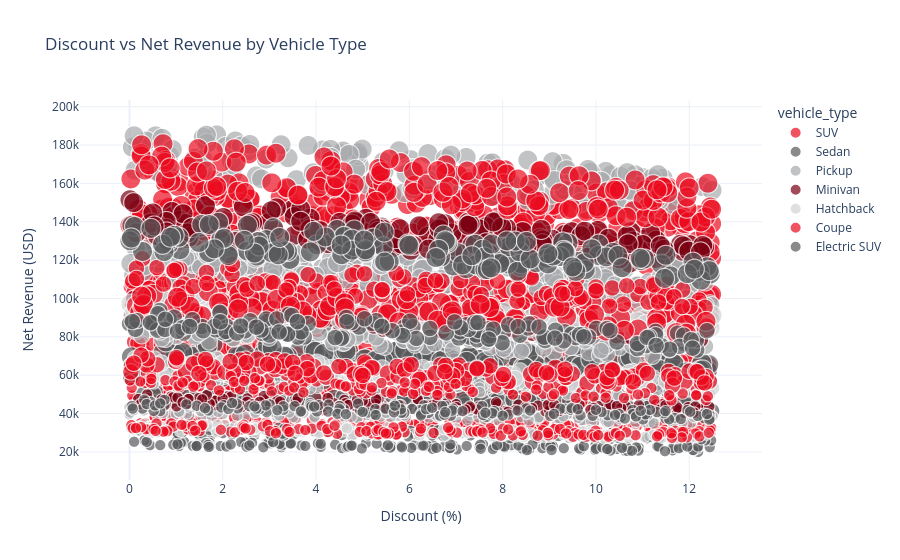

The code cell stored with this chart in its notebook:
### Markdown cell above
### 5.5 Is discount associated with transaction size or net revenue?

### Code cell
sample_size = min(5_000, len(sales_analysis))
plot_sample = sales_analysis.sample(sample_size, random_state=RANDOM_STATE)
fig = px.scatter(
    plot_sample,
    x="discount_pct",
    y="net_revenue_usd",
    color="vehicle_type",
    size="quantity",
    hover_data=["model_name", "region_name", "sale_date"],
    title="Discount vs Net Revenue by Vehicle Type",
    labels={"discount_pct": "Discount (%)", "net_revenue_usd": "Net Revenue (USD)"},
)
fig.show()

### Figure 1 — Plotly figure (JSON) as saved in the notebook; plotly's stock layout.template omitted (floating-point values rounded to 4 significant figures; data arrays with more than 128 entries replaced by an {"elided": "..."} marker saying what was removed)
{"data": [{"customdata": {"elided": "1224x3 str values"}, "hovertemplate": "vehicle_type=SUV<br>Discount (%)=%{x}<br>Net Revenue (USD)=%{y}<br>quantity=%{marker.size}<br>model_name=%{customdata[0]}<br>region_name=%{customdata[1]}<br>sale_date=%{customdata[2]}<extra></extra>", "legendgroup": "SUV", "marker": {"color": "#EB0A1E", "size": {"elided": "1224 int values"}, "sizemode": "area", "sizeref": 0.0075, "symbol": "circle"}, "mode": "markers", "name": "SUV", "showlegend": true, "type": "scattergl", "x": {"elided": "1224 float values"}, "xaxis": "x", "y": {"elided": "1224 float values"}, "yaxis": "y"}, {"customdata": {"elided": "839x3 str values"}, "hovertemplate": "vehicle_type=Sedan<br>Discount (%)=%{x}<br>Net Revenue (USD)=%{y}<br>quantity=%{marker.size}<br>model_name=%{customdata[0]}<br>region_name=%{customdata[1]}<br>sale_date=%{customdata[2]}<extra></extra>", "legendgroup": "Sedan", "marker": {"color": "#58595B", "size": {"elided": "839 int values"}, "sizemode": "area", "sizeref": 0.0075, "symbol": "circle"}, "mode": "markers", "name": "Sedan", "showlegend": true, "type": "scattergl", "x": {"elided": "839 float values"}, "xaxis": "x", "y": {"elided": "839 float values"}, "yaxis": "y"}, {"customdata": {"elided": "850x3 str values"}, "hovertemplate": "vehicle_type=Pickup<br>Discount (%)=%{x}<br>Net Revenue (USD)=%{y}<br>quantity=%{marker.size}<br>model_name=%{customdata[0]}<br>region_name=%{customdata[1]}<br>sale_date=%{customdata[2]}<extra></extra>", "legendgroup": "Pickup", "marker": {"color": "#A7A9AC", "size": {"elided": "850 int values"}, "sizemode": "area", "sizeref": 0.0075, "symbol": "circle"}, "mode": "markers", "name": "Pickup", "showlegend": true, "type": "scattergl", "x": {"elided": "850 float values"}, "xaxis": "x", "y": {"elided": "850 float values"}, "yaxis": "y"}, {"customdata": {"elided": "419x3 str values"}, "hovertemplate": "vehicle_type=Minivan<br>Discount (%)=%{x}<br>Net Revenue (USD)=%{y}<br>quantity=%{marker.size}<br>model_name=%{customdata[0]}<br>region_name=%{customdata[1]}<br>sale_date=%{customdata[2]}<extra></extra>", "legendgroup": "Minivan", "marker": {"color": "#7A0012", "size": {"elided": "419 int values"}, "sizemode": "area", "sizeref": 0.0075, "symbol": "circle"}, "mode": "markers", "name": "Minivan", "showlegend": true, "type": "scattergl", "x": {"elided": "419 float values"}, "xaxis": "x", "y": {"elided": "419 float values"}, "yaxis": "y"}, {"customdata": {"elided": "400x3 str values"}, "hovertemplate": "vehicle_type=Hatchback<br>Discount (%)=%{x}<br>Net Revenue (USD)=%{y}<br>quantity=%{marker.size}<br>model_name=%{customdata[0]}<br>region_name=%{customdata[1]}<br>sale_date=%{customdata[2]}<extra></extra>", "legendgroup": "Hatchback", "marker": {"color": "#D1D3D4", "size": {"elided": "400 int values"}, "sizemode": "area", "sizeref": 0.0075, "symbol": "circle"}, "mode": "markers", "name": "Hatchback", "showlegend": true, "type": "scattergl", "x": {"elided": "400 float values"}, "xaxis": "x", "y": {"elided": "400 float values"}, "yaxis": "y"}, {"customdata": {"elided": "833x3 str values"}, "hovertemplate": "vehicle_type=Coupe<br>Discount (%)=%{x}<br>Net Revenue (USD)=%{y}<br>quantity=%{marker.size}<br>model_name=%{customdata[0]}<br>region_name=%{customdata[1]}<br>sale_date=%{customdata[2]}<extra></extra>", "legendgroup": "Coupe", "marker": {"color": "#EB0A1E", "size": {"elided": "833 int values"}, "sizemode": "area", "sizeref": 0.0075, "symbol": "circle"}, "mode": "markers", "name": "Coupe", "showlegend": true, "type": "scattergl", "x": {"elided": "833 float values"}, "xaxis": "x", "y": {"elided": "833 float values"}, "yaxis": "y"}, {"customdata": {"elided": "435x3 str values"}, "hovertemplate": "vehicle_type=Electric SUV<br>Discount (%)=%{x}<br>Net Revenue (USD)=%{y}<br>quantity=%{marker.size}<br>model_name=%{customdata[0]}<br>region_name=%{customdata[1]}<br>sale_date=%{customdata[2]}<extra></extra>", "legendgroup": "Electric SUV", "marker": {"color": "#58595B", "size": {"elided": "435 int values"}, "sizemode": "area", "sizeref": 0.0075, "symbol": "circle"}, "mode": "markers", "name": "Electric SUV", "showlegend": true, "type": "scattergl", "x": {"elided": "435 float values"}, "xaxis": "x", "y": {"elided": "435 float values"}, "yaxis": "y"}], "layout": {"legend": {"itemsizing": "constant", "title": {"text": "vehicle_type"}, "tracegroupgap": 0}, "title": {"text": "Discount vs Net Revenue by Vehicle Type"}, "xaxis": {"anchor": "y", "domain": [0, 1], "title": {"text": "Discount (%)"}}, "yaxis": {"anchor": "x", "domain": [0, 1], "title": {"text": "Net Revenue (USD)"}}}}
